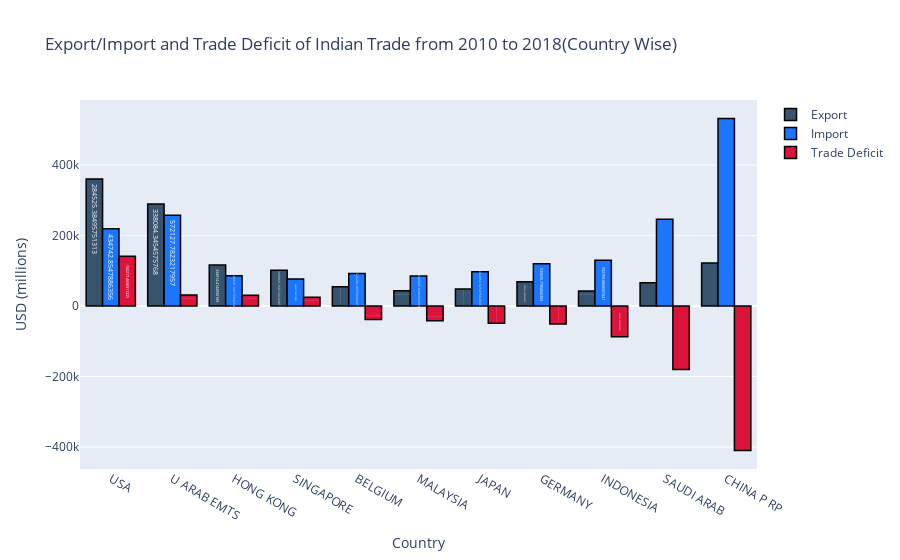

Notebook source saved alongside this figure:
### Code cell
'''Visualization of Export/Import and Trade Deficit'''
trace1 = go.Bar(
                x = total_country.index,
                y = total_country.Export,
                name = "Export",
                marker = dict(color = 'rgb(55, 83, 109)',
                             line=dict(color='rgb(0,0,0)',width=1.5)),
                text = total_year.Export)
# create trace2 
trace2 = go.Bar(
                x = total_country.index,
                y = total_country.Import,
                name = "Import",
                marker = dict(color = 'rgb(26, 118, 255)',
                              line=dict(color='rgb(0,0,0)',width=1.5)),
                text = total_year.Import)
# create trace3
trace3 = go.Bar(
                x = total_country.index,
                y = total_country['Trade Deficit'],
                name = "Trade Deficit",
                marker = dict(color = 'crimson',
                              line=dict(color='rgb(0,0,0)',width=1.5)),
                text = total_year['Trade Deficit'])

layout = go.Layout(hovermode= 'closest', title = 'Export/Import and Trade Deficit of Indian Trade from 2010 to 2018(Country Wise)' , xaxis = dict(title = 'Country'), yaxis = dict(title = 'USD (millions)'))
fig = go.Figure(data = [trace1, trace2, trace3], layout = layout)
fig.show()

### Figure 1 — Plotly figure (JSON) as saved in the notebook; plotly's stock layout.template omitted (floating-point values rounded to 4 significant figures)
{"data": [{"marker": {"color": "rgb(55, 83, 109)", "line": {"color": "rgb(0,0,0)", "width": 1.5}}, "name": "Export", "text": [284500.0, 338100.0, 334900.0, 346900.0, 346100.0, 296500.0, 310000.0, 335300.0, 363000.0], "type": "bar", "x": ["USA", "U ARAB EMTS", "HONG KONG", "SINGAPORE", "BELGIUM", "MALAYSIA", "JAPAN", "GERMANY", "INDONESIA", "SAUDI ARAB", "CHINA P RP"], "y": [360700.0, 289400.0, 116400.0, 101900.0, 54570.0, 43530.0, 48360.0, 69070.0, 42640.0, 66300.0, 122300.0]}, {"marker": {"color": "rgb(26, 118, 255)", "line": {"color": "rgb(0,0,0)", "width": 1.5}}, "name": "Import", "text": [434700.0, 572100.0, 586600.0, 533600.0, 525300.0, 501000.0, 462100.0, 539000.0, 592700.0], "type": "bar", "x": ["USA", "U ARAB EMTS", "HONG KONG", "SINGAPORE", "BELGIUM", "MALAYSIA", "JAPAN", "GERMANY", "INDONESIA", "SAUDI ARAB", "CHINA P RP"], "y": [219600.0, 258000.0, 85910.0, 76660.0, 92650.0, 85390.0, 97500.0, 120200.0, 129900.0, 246400.0, 532500.0]}, {"marker": {"color": "crimson", "line": {"color": "rgb(0,0,0)", "width": 1.5}}, "name": "Trade Deficit", "text": [-150200.0, -234000.0, -251700.0, -186800.0, -179200.0, -204500.0, -152100.0, -203700.0, -229700.0], "type": "bar", "x": ["USA", "U ARAB EMTS", "HONG KONG", "SINGAPORE", "BELGIUM", "MALAYSIA", "JAPAN", "GERMANY", "INDONESIA", "SAUDI ARAB", "CHINA P RP"], "y": [141200.0, 31410.0, 30450.0, 25250.0, -38070.0, -41860.0, -49140.0, -51150.0, -87270.0, -180100.0, -410200.0]}], "layout": {"hovermode": "closest", "title": {"text": "Export/Import and Trade Deficit of Indian Trade from 2010 to 2018(Country Wise)"}, "xaxis": {"title": {"text": "Country"}}, "yaxis": {"title": {"text": "USD (millions)"}}}}
